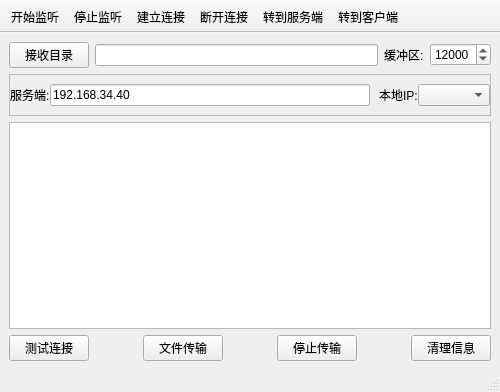
<?xml version="1.0" encoding="UTF-8"?>
<ui version="4.0">
 <class>MainWindow</class>
 <widget class="QMainWindow" name="MainWindow">
  <property name="geometry">
   <rect>
    <x>0</x>
    <y>0</y>
    <width>500</width>
    <height>392</height>
   </rect>
  </property>
  <property name="windowTitle">
   <string>MainWindow</string>
  </property>
  <property name="windowIcon">
   <iconset>
    <normaloff>:/res/icons/log.png</normaloff>:/res/icons/log.png</iconset>
  </property>
  <widget class="QWidget" name="centralwidget">
   <layout class="QVBoxLayout" name="verticalLayout_3">
    <item>
     <layout class="QHBoxLayout" name="horizontalLayout">
      <item>
       <widget class="QPushButton" name="chooseDirBtn">
        <property name="text">
         <string>接收目录</string>
        </property>
       </widget>
      </item>
      <item>
       <widget class="QLineEdit" name="dirShowLineEdit">
        <property name="sizePolicy">
         <sizepolicy hsizetype="Expanding" vsizetype="Fixed">
          <horstretch>0</horstretch>
          <verstretch>0</verstretch>
         </sizepolicy>
        </property>
       </widget>
      </item>
      <item>
       <widget class="QLabel" name="label_4">
        <property name="text">
         <string>缓冲区:</string>
        </property>
       </widget>
      </item>
      <item>
       <widget class="QSpinBox" name="spinBox_bufferSize">
        <property name="minimum">
         <number>1</number>
        </property>
        <property name="maximum">
         <number>65536</number>
        </property>
        <property name="value">
         <number>12000</number>
        </property>
       </widget>
      </item>
     </layout>
    </item>
    <item>
     <widget class="QFrame" name="frame">
      <property name="maximumSize">
       <size>
        <width>16777215</width>
        <height>42</height>
       </size>
      </property>
      <property name="frameShape">
       <enum>QFrame::StyledPanel</enum>
      </property>
      <property name="frameShadow">
       <enum>QFrame::Raised</enum>
      </property>
      <layout class="QHBoxLayout" name="horizontalLayout_6">
       <property name="spacing">
        <number>0</number>
       </property>
       <property name="leftMargin">
        <number>0</number>
       </property>
       <property name="topMargin">
        <number>0</number>
       </property>
       <property name="rightMargin">
        <number>0</number>
       </property>
       <property name="bottomMargin">
        <number>0</number>
       </property>
       <item>
        <widget class="QStackedWidget" name="stackedWidget">
         <property name="maximumSize">
          <size>
           <width>16777215</width>
           <height>40</height>
          </size>
         </property>
         <property name="currentIndex">
          <number>1</number>
         </property>
         <widget class="QWidget" name="page">
          <layout class="QVBoxLayout" name="verticalLayout_2">
           <property name="leftMargin">
            <number>0</number>
           </property>
           <item>
            <layout class="QHBoxLayout" name="horizontalLayout_3">
             <item>
              <widget class="QLabel" name="label_2">
               <property name="text">
                <string>客户端:</string>
               </property>
              </widget>
             </item>
             <item>
              <widget class="QComboBox" name="clientcomBox">
               <property name="sizePolicy">
                <sizepolicy hsizetype="Expanding" vsizetype="Fixed">
                 <horstretch>0</horstretch>
                 <verstretch>0</verstretch>
                </sizepolicy>
               </property>
              </widget>
             </item>
            </layout>
           </item>
          </layout>
         </widget>
         <widget class="QWidget" name="page_2">
          <layout class="QVBoxLayout" name="verticalLayout">
           <property name="leftMargin">
            <number>0</number>
           </property>
           <item>
            <layout class="QHBoxLayout" name="horizontalLayout_2">
             <property name="spacing">
              <number>0</number>
             </property>
             <item>
              <widget class="QLabel" name="label">
               <property name="mouseTracking">
                <bool>true</bool>
               </property>
               <property name="text">
                <string>服务端:</string>
               </property>
              </widget>
             </item>
             <item>
              <widget class="QLineEdit" name="serverAddressLineEdit">
               <property name="text">
                <string>192.168.34.40</string>
               </property>
              </widget>
             </item>
            </layout>
           </item>
          </layout>
         </widget>
        </widget>
       </item>
       <item>
        <layout class="QHBoxLayout" name="horizontalLayout_5">
         <item>
          <widget class="QLabel" name="label_3">
           <property name="text">
            <string>本地IP:</string>
           </property>
          </widget>
         </item>
         <item>
          <widget class="QComboBox" name="localIpComBox">
           <property name="sizePolicy">
            <sizepolicy hsizetype="Preferred" vsizetype="Fixed">
             <horstretch>0</horstretch>
             <verstretch>0</verstretch>
            </sizepolicy>
           </property>
          </widget>
         </item>
        </layout>
       </item>
      </layout>
     </widget>
    </item>
    <item>
     <widget class="QTextEdit" name="textEdit"/>
    </item>
    <item>
     <layout class="QHBoxLayout" name="horizontalLayout_4">
      <item>
       <widget class="QPushButton" name="testBtn">
        <property name="text">
         <string>测试连接</string>
        </property>
       </widget>
      </item>
      <item>
       <spacer name="horizontalSpacer_3">
        <property name="orientation">
         <enum>Qt::Horizontal</enum>
        </property>
        <property name="sizeHint" stdset="0">
         <size>
          <width>18</width>
          <height>20</height>
         </size>
        </property>
       </spacer>
      </item>
      <item>
       <widget class="QPushButton" name="fileTransmitBtn">
        <property name="text">
         <string>文件传输</string>
        </property>
       </widget>
      </item>
      <item>
       <spacer name="horizontalSpacer">
        <property name="orientation">
         <enum>Qt::Horizontal</enum>
        </property>
        <property name="sizeHint" stdset="0">
         <size>
          <width>40</width>
          <height>20</height>
         </size>
        </property>
       </spacer>
      </item>
      <item>
       <widget class="QPushButton" name="stopSendBtn">
        <property name="text">
         <string>停止传输</string>
        </property>
       </widget>
      </item>
      <item>
       <spacer name="horizontalSpacer_4">
        <property name="orientation">
         <enum>Qt::Horizontal</enum>
        </property>
        <property name="sizeHint" stdset="0">
         <size>
          <width>13</width>
          <height>20</height>
         </size>
        </property>
       </spacer>
      </item>
      <item>
       <widget class="QPushButton" name="clearTextBtn">
        <property name="text">
         <string>清理信息</string>
        </property>
       </widget>
      </item>
     </layout>
    </item>
   </layout>
  </widget>
  <widget class="QStatusBar" name="statusbar"/>
  <widget class="QToolBar" name="toolBar">
   <property name="windowTitle">
    <string>toolBar</string>
   </property>
   <property name="movable">
    <bool>false</bool>
   </property>
   <property name="toolButtonStyle">
    <enum>Qt::ToolButtonTextUnderIcon</enum>
   </property>
   <attribute name="toolBarArea">
    <enum>TopToolBarArea</enum>
   </attribute>
   <attribute name="toolBarBreak">
    <bool>false</bool>
   </attribute>
   <addaction name="act_startListen"/>
   <addaction name="act_stopListen"/>
   <addaction name="act_connect"/>
   <addaction name="act_disconnect"/>
   <addaction name="act_server"/>
   <addaction name="act_client"/>
  </widget>
  <action name="act_startListen">
   <property name="icon">
    <iconset resource="resources.qrc">
     <normaloff>:/res/icons/开始监听.png</normaloff>:/res/icons/开始监听.png</iconset>
   </property>
   <property name="text">
    <string>开始监听</string>
   </property>
  </action>
  <action name="act_stopListen">
   <property name="icon">
    <iconset resource="resources.qrc">
     <normaloff>:/res/icons/停止监听.png</normaloff>:/res/icons/停止监听.png</iconset>
   </property>
   <property name="text">
    <string>停止监听</string>
   </property>
  </action>
  <action name="act_clearText">
   <property name="icon">
    <iconset resource="resources.qrc">
     <normaloff>:/res/icons/清除文本.png</normaloff>:/res/icons/清除文本.png</iconset>
   </property>
   <property name="text">
    <string>清理文本</string>
   </property>
  </action>
  <action name="act_connect">
   <property name="icon">
    <iconset resource="resources.qrc">
     <normaloff>:/res/icons/connect.png</normaloff>:/res/icons/connect.png</iconset>
   </property>
   <property name="text">
    <string>建立连接</string>
   </property>
  </action>
  <action name="act_disconnect">
   <property name="icon">
    <iconset resource="resources.qrc">
     <normaloff>:/res/icons/disconnect.png</normaloff>:/res/icons/disconnect.png</iconset>
   </property>
   <property name="text">
    <string>断开连接</string>
   </property>
  </action>
  <action name="act_server">
   <property name="icon">
    <iconset resource="resources.qrc">
     <normaloff>:/res/icons/server.png</normaloff>:/res/icons/server.png</iconset>
   </property>
   <property name="text">
    <string>转到服务端</string>
   </property>
  </action>
  <action name="act_client">
   <property name="icon">
    <iconset resource="resources.qrc">
     <normaloff>:/res/icons/client.png</normaloff>:/res/icons/client.png</iconset>
   </property>
   <property name="text">
    <string>转到客户端</string>
   </property>
  </action>
  <action name="act_test">
   <property name="icon">
    <iconset resource="resources.qrc">
     <normaloff>:/res/icons/test.png</normaloff>:/res/icons/test.png</iconset>
   </property>
   <property name="text">
    <string>测试</string>
   </property>
  </action>
  <action name="act_fileTransmit">
   <property name="icon">
    <iconset resource="resources.qrc">
     <normaloff>:/res/icons/fileSend.png</normaloff>:/res/icons/fileSend.png</iconset>
   </property>
   <property name="text">
    <string>文件传输</string>
   </property>
  </action>
 </widget>
 <resources>
  <include location="resources.qrc"/>
 </resources>
 <connections/>
</ui>
